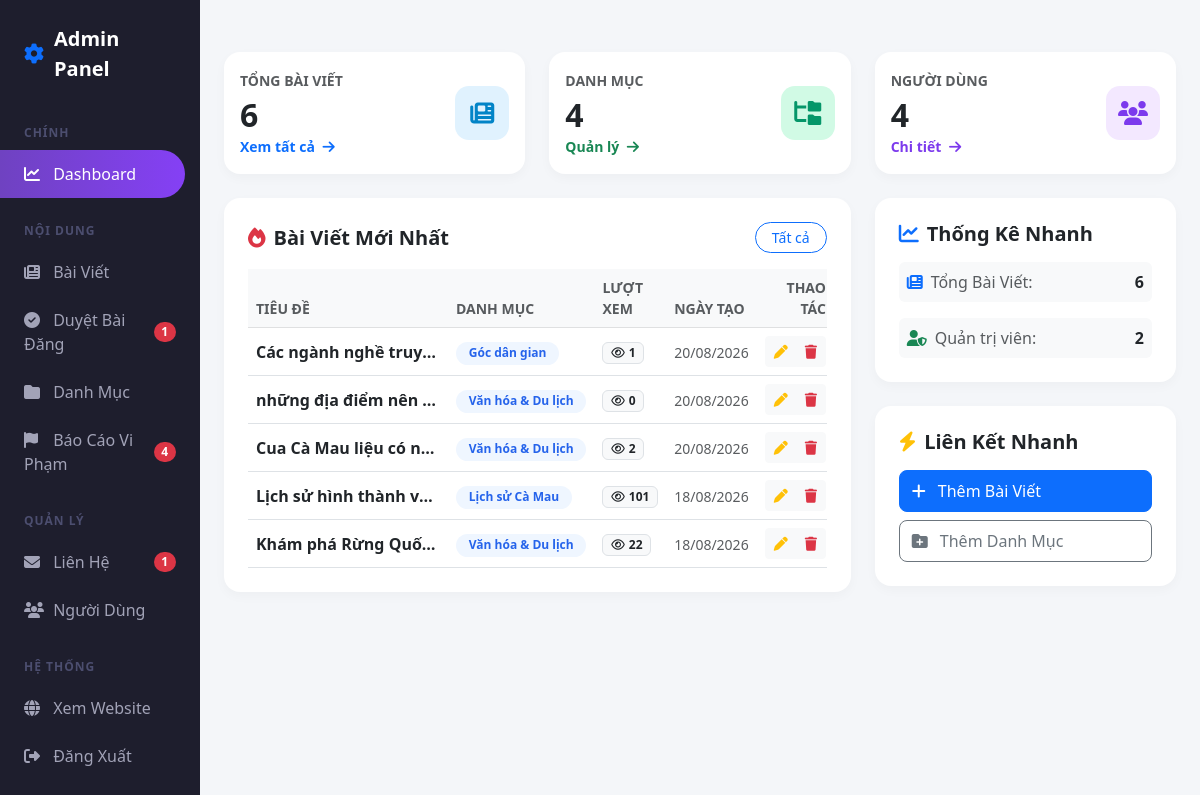
The app's page /admin/index.php with its own data.
### tables this page shows
CREATE TABLE `articles` (
  `id` int(11) NOT NULL,
  `category_id` int(11) DEFAULT NULL,
  `title` varchar(255) NOT NULL,
  `content` text NOT NULL,
  `image` varchar(255) DEFAULT NULL,
  `views` int(11) DEFAULT 0,
  `created_at` timestamp NOT NULL DEFAULT current_timestamp(),
  `status` varchar(20) DEFAULT 'approved'
);

CREATE TABLE `categories` (
  `id` int(11) NOT NULL,
  `category_name` varchar(100) NOT NULL,
  `description` text DEFAULT NULL
);

### classes/Article.php (called while the page is built, shortened)
<?php
class Article {
    private $conn;
    public function __construct($conn) {
        $this->conn = $conn;
    }
    public function getAll($limit = null, $offset = 0) {
        $sql = "SELECT a.*, c.category_name,
                (SELECT COUNT(*) FROM likes l WHERE l.article_id = a.id) as real_likes
                FROM articles a
                LEFT JOIN categories c ON a.category_id = c.id
                WHERE a.status = 'approved'
                ORDER BY a.created_at DESC";
        if ($limit !== null) {
            $limit = (int)$limit;
            $offset = (int)$offset;
            $sql .= " LIMIT $limit OFFSET $offset";
            $stmt = $this->conn->prepare($sql);
            $stmt->execute();
        } else {
            $stmt = $this->conn->query($sql);
        }
        return $stmt->fetchAll(PDO::FETCH_ASSOC);
    }
    public function count() {
        $result = $this->conn->query("SELECT COUNT(*) as total FROM articles WHERE status = 'approved'")->fetch(PDO::FETCH_ASSOC);
        return $result['total'] ?? 0;
    }
}
?>

### classes/Category.php (called while the page is built, shortened)
<?php
class Category {
    private $conn;
    public function __construct($conn) {
        $this->conn = $conn;
    }
    public function count() {
        $result = $this->conn->query("SELECT COUNT(*) as total FROM categories")->fetch(PDO::FETCH_ASSOC);
        return $result['total'] ?? 0;
    }
}
?>

### classes/User.php (called while the page is built, shortened)
<?php
class User {
    private $conn;
    public function __construct($conn) {
        $this->conn = $conn;
    }
    public function count() {
        $result = $this->conn->query("SELECT COUNT(*) as total FROM users")->fetch(PDO::FETCH_ASSOC);
        return $result['total'] ?? 0;
    }
    public function countAdmins() {
        $result = $this->conn->query("SELECT COUNT(*) as total FROM users WHERE role = 'admin'")->fetch(PDO::FETCH_ASSOC);
        return $result['total'] ?? 0;
    }
}
?>

### admin/index.php (the view, shortened to what this page needs)
<?php
require_once 'admin_layout.php';
require_once '../classes/Article.php';
require_once '../classes/Category.php';
require_once '../classes/User.php';
$article_obj = new Article($pdo);
$category_obj = new Category($pdo);
$user_obj = new User($pdo);
$total_articles = $article_obj->count();
$total_categories = $category_obj->count();
$total_users = $user_obj->count();
$total_admins = $user_obj->countAdmins();
$latest_articles = $article_obj->getAll(5, 0);
?>
<div class="row g-4 mb-4 mt-1">
    <div class="col-md-4">
        <div class="card stat-card p-3">
            <div class="d-flex justify-content-between align-items-center">
                <div>
                    <span class="text-muted fw-semibold small text-uppercase">Tổng Bài Viết</span>
                    <h2 class="fw-bold mb-0 mt-1"><?= $total_articles ?></h2>
                    <a href="articles.php" class="text-primary text-decoration-none small fw-semibold">Xem tất cả <i class="fa-solid fa-arrow-right ms-1"></i></a>
                </div>
                <div class="icon-box bg-blue-light">
                    <i class="fa-solid fa-newspaper"></i>
                </div>
            </div>
        </div>
    </div>
    <div class="col-md-4">
        <div class="card stat-card p-3">
            <div class="d-flex justify-content-between align-items-center">
                <div>
                    <span class="text-muted fw-semibold small text-uppercase">Danh Mục</span>
                    <h2 class="fw-bold mb-0 mt-1"><?= $total_categories ?></h2>
                    <a href="categories.php" class="text-success text-decoration-none small fw-semibold">Quản lý <i class="fa-solid fa-arrow-right ms-1"></i></a>
                </div>
                <div class="icon-box bg-emerald-light">
                    <i class="fa-solid fa-folder-tree"></i>
                </div>
            </div>
        </div>
    </div>
    <div class="col-md-4">
        <div class="card stat-card p-3">
            <div class="d-flex justify-content-between align-items-center">
                <div>
                    <span class="text-muted fw-semibold small text-uppercase">Người Dùng</span>
                    <h2 class="fw-bold mb-0 mt-1"><?= $total_users ?></h2>
                    <a href="users.php" class="text-purple text-decoration-none small fw-semibold" style="color: #7c3aed;">Chi tiết <i class="fa-solid fa-arrow-right ms-1"></i></a>
                </div>
                <div class="icon-box bg-purple-light">
                    <i class="fa-solid fa-users"></i>
                </div>
            </div>
        </div>
    </div>
</div>
<div class="row g-4 mb-4">
    <div class="col-lg-8">
        <div class="card content-card p-4 h-100">
            <div class="d-flex justify-content-between align-items-center mb-3">
                <h5 class="fw-bold mb-0"><i class="fa-solid fa-fire text-danger me-2"></i>Bài Viết Mới Nhất</h5>
                <a href="articles.php" class="btn btn-sm btn-outline-primary rounded-pill px-3">Tất cả</a>
            </div>
            <div class="table-responsive">
                <table class="table align-middle mb-0 table-hover">
                    <thead class="table-light">
                        <tr>
                            <th class="text-muted small text-uppercase">Tiêu Đề</th>
                            <th class="text-muted small text-uppercase">Danh Mục</th>
                            <th class="text-muted small text-uppercase">Lượt Xem</th>
                            <th class="text-muted small text-uppercase">Ngày Tạo</th>
                            <th class="text-end text-muted small text-uppercase">Thao Tác</th>
                        </tr>
                    </thead>
                    <tbody>
                        <?php if (!empty($latest_articles)): ?>
                            <?php foreach ($latest_articles as $article): ?>
                                <tr>
                                    <td class="fw-semibold" style="max-width: 200px;">
                                        <div class="text-truncate" title="<?= htmlspecialchars($article['title']) ?>">
                                            <?= htmlspecialchars($article['title']) ?>
                                        </div>
                                    </td>
                                    <td>
                                        <span class="badge badge-category">
                                            <?= htmlspecialchars($article['category_name'] ?? 'Chung') ?>
                                        </span>
                                    </td>
                                    <td><span class="badge bg-light text-dark border"><i class="fa-regular fa-eye me-1"></i><?= $article['views'] ?? 0 ?></span></td>
                                    <td>
                                        <small class="text-muted">
                                            <?= date('d/m/Y', strtotime($article['created_at'])) ?>
                                        </small>
                                    </td>
                                    <td class="text-end">
                                        <div class="btn-group btn-group-sm">
                                            <a href="edit_article.php?id=<?= $article['id'] ?>" class="btn btn-light text-warning" title="Sửa"><i class="fa-solid fa-pen"></i></a>
                                            <a href="articles.php?delete=<?= $article['id'] ?>" class="btn btn-light text-danger" onclick="return confirm('Xóa bài viết này?')" title="Xóa"><i class="fa-solid fa-trash"></i></a>
                                        </div>
                                    </td>
                                </tr>
                            <?php endforeach; ?>
                        <?php else: ?>
                            <tr><td colspan="5" class="text-center py-4 text-muted">Chưa có bài viết nào!</td></tr>
                        <?php endif; ?>
                    </tbody>
                </table>
            </div>
        </div>
    </div>
    <div class="col-lg-4">
        <div class="card content-card p-4 mb-4">
            <h5 class="fw-bold mb-3"><i class="fa-solid fa-chart-line text-primary me-2"></i>Thống Kê Nhanh</h5>
            <div class="d-flex flex-column gap-3">
                <div class="d-flex justify-content-between align-items-center p-2 rounded bg-light">
                    <span class="text-muted"><i class="fa-solid fa-newspaper me-2 text-primary"></i>Tổng Bài Viết:</span>
                    <span class="fw-bold"><?= $total_articles ?></span>
                </div>
                <div class="d-flex justify-content-between align-items-center p-2 rounded bg-light">
                    <span class="text-muted"><i class="fa-solid fa-user-shield me-2 text-success"></i>Quản trị viên:</span>
                    <span class="fw-bold"><?= $total_admins ?></span>
                </div>
            </div>
        </div>
        <div class="card content-card p-4">
            <h5 class="fw-bold mb-3"><i class="fa-solid fa-bolt text-warning me-2"></i>Liên Kết Nhanh</h5>
            <div class="d-grid gap-2">
                <a href="articles.php" class="btn btn-primary rounded-3 text-start py-2">
                    <i class="fa-solid fa-plus me-2"></i> Thêm Bài Viết
                </a>
                <a href="categories.php" class="btn btn-outline-secondary rounded-3 text-start py-2">
                    <i class="fa-solid fa-folder-plus me-2"></i> Thêm Danh Mục
                </a>
            </div>
        </div>
    </div>
</div>
<?php require_once 'admin_layout_end.php'; ?>

### admin/admin_layout.php (style rules this page uses)
body { background-color: #f4f6f9; font-family: 'Segoe UI', Tahoma, Geneva, Verdana, sans-serif; }

### admin/index.php (style rules this page uses)
.stat-card { border: none; border-radius: 16px; background: #ffffff; transition: transform 0.2s ease, box-shadow 0.2s ease; box-shadow: 0 4px 12px rgba(0,0,0,0.03); }
.icon-box { width: 54px; height: 54px; border-radius: 14px; display: flex; align-items: center; justify-content: center; font-size: 1.5rem; }
.bg-blue-light { background: #e0f2fe; color: #0284c7; }
.bg-emerald-light { background: #d1fae5; color: #059669; }
.bg-purple-light { background: #f3e8ff; color: #7c3aed; }
.content-card { border: none; border-radius: 16px; background: #ffffff; box-shadow: 0 4px 12px rgba(0,0,0,0.03); }
.badge-category { background-color: #eff6ff; color: #2563eb; font-weight: 600; border-radius: 20px; padding: 0.35rem 0.8rem; }

### records on screen
articles: title "Các ngành nghề truy…", category.category_name "Góc dân gian", views "1", created_at "20/08/2026"
articles: title "những địa điểm nên…", category.category_name "Văn hóa & Du lịch", views "0", created_at "20/08/2026"
articles: title "Cua Cà Mau liệu có n…", category.category_name "Văn hóa & Du lịch", views "2", created_at "20/08/2026"
articles: title "Lịch sử hình thành v…", category.category_name "Lịch sử Cà Mau", views "101", created_at "18/08/2026"
articles: title "Khám phá Rừng Quố…", category.category_name "Văn hóa & Du lịch", views "22", created_at "18/08/2026"

### other values on screen
$total_pending_articles "1"
$total_reports "4"
$total_contacts "1"
$total_articles "6"
$total_categories "4"
$total_users "4"
$total_admins "2"
